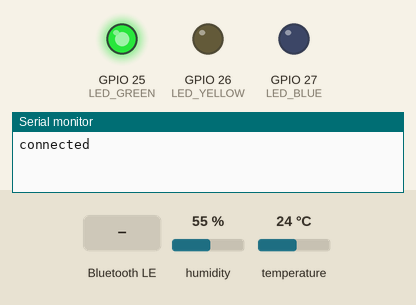
Recording of a sketch running on a simulated ESP32. Shown: output pins drawn as LEDs (lit = HIGH), the last lines printed to the serial monitor. The test bench sets the inputs (shaded band); at power-on: humidity 55 %, temperature 24 °C. WiFi joins after 1.5 s; servers stay silent unless stated; storage starts empty; no MQTT or app messages arrive unless stated; nothing arrives over Bluetooth unless stated; a phone connects over Bluetooth LE 3 s after start.

Above: at 2.7 s.
2.8 s: Bluetooth LE write "req" received
At 3.4 s:
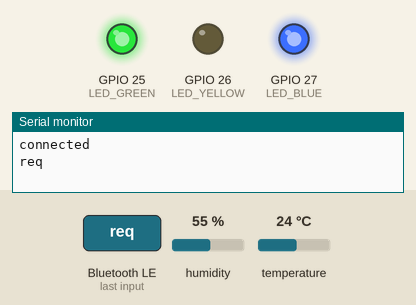
5.8 s: Bluetooth LE write "acc" received
At 6.9 s:
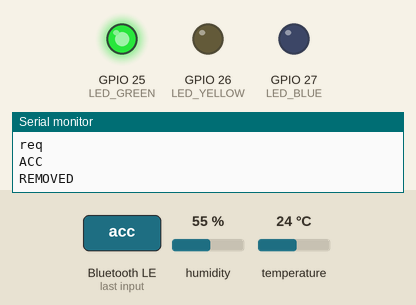
Timing chart, 0 to 8.8 s (numbered marks = the images above; inputs shaded):
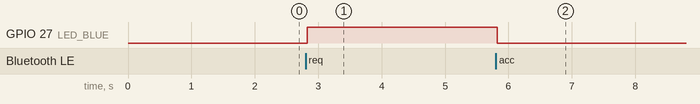

Measured:
- after the input at 2.8 s, GPIO 27 (LED_BLUE): LOW → HIGH at once
- after the input at 5.8 s, GPIO 27 (LED_BLUE): HIGH → LOW at once

The sketch:

esp32_temp_ble_mqtt.ino
```cpp
#include <WiFi.h>
#include <PubSubClient.h>
#include <SPI.h>
#include <SD.h>
#include <BLEDevice.h>
#include <BLEServer.h>
#include "DHT.h"
#define DHTTYPE DHT22
#define DHTPIN 4
#define SD_CS_PIN 5
#define DESCRIPTOR_UUID "00002902-0000-1000-8000-00805f9b34fb"
#define SERVICE_UUID        "00001809-0000-1000-8000-00805F9B34FB"
#define CHARACTERISTIC_UUID "00002A1C-0000-1000-8000-00805F9B34FB"
#define CHARACTERISTIC_UUID_2 "f4eaba63-3a74-4a99-b932-2a4ea823bbe4"
#define PATH "/dataTemp.txt"
#define ATTEMPT_MAX 3
#define LED_GREEN 25
#define LED_YELLOW 26
#define LED_BLUE 27

BLECharacteristic *pCharacteristic;
BLECharacteristic *pCharacteristic2;
int cont;
boolean wrote;
boolean request;
boolean wait;
DHT dht(DHTPIN, DHTTYPE);
//const char* ssid       = "Alice-64857913";
//const char* password   = "0m5nu1bkgzzefazq88oulp4y";
//const char* password   = "26746166";
//const char* ssid       = "TP-LINK_379614";
const char* ssid       = "Honor9";
const char* password   = "ciaociao";
const char* clientId="esp32Mattia";
const char* topic="esp32Mattia/Temperature";
boolean published=true;
float noData;
float yData;
float otherData;
char valueString[20];
char inputChar;
int indexChar;
float valueTemp;
boolean p;
boolean sendOther;
int attemptDone;
File file;
//IPAddress ip(192, 168, 1, 134);
//IPAddress ip(192, 168, 1, 107);
//IPAddress ip(192, 168, 43, 20);
const char* mqttServer="test.mosquitto.org";

WiFiClient wifiClient;
PubSubClient client;
class MyCallbacks2: public BLECharacteristicCallbacks {
    void onWrite(BLECharacteristic *pCharacteristic) {
      std::string value = pCharacteristic->getValue();

      if(value=="req"){
        if (!sendOther){
          request=true;
          Serial.println("req");
          digitalWrite(LED_BLUE, HIGH);
          file=SD.open(PATH);
        }
          if (file){
            while (file.available()){
              if (cont==50){
                sendOther=true;
                cont=0;
                pCharacteristic->setValue(otherData);
                pCharacteristic->notify();
                break;


              }
              else{
                inputChar=file.read();
                if (inputChar!='\n'){
                  valueString[indexChar]=inputChar;
                  indexChar=indexChar+1;
                }
                else{
                  valueString[indexChar]='\0';
                  Serial.print("valueString: ");
                  Serial.println(valueString);
                  valueTemp=atof(valueString);
                  pCharacteristic2->setValue(valueTemp);
                  pCharacteristic2->notify();
                  indexChar=0;
                  cont=cont+1;
                }
              }

            }
            if(!file.available()){
              sendOther=false;
              cont=0;
              pCharacteristic2->setValue(noData);
              pCharacteristic2->notify();
            }


          }
      }
      else if (value=="acc"){
          Serial.println("ACC");
          file.close();
          SD.remove(PATH);
          Serial.println("REMOVED");

          pCharacteristic->setValue(noData);
          pCharacteristic->notify();
          digitalWrite(LED_BLUE, LOW);
          published=true;
          request=false;
          wrote=true;

      }
      else if (value=="ok"){
        /*Serial.println("sendOther");
        if (file){
            while (file.available()){
              if (cont==30){
                pCharacteristic->setValue(otherData);
                pCharacteristic->notify();
                while (!sendOther){
                  delay(10);
                }
                sendOther=false;
                cont=0;
              }
              else{
                inputChar=file.read();
                if (inputChar!='\n'){
                  valueString[indexChar]=inputChar;
                  indexChar=indexChar+1;
                }
                else{
                  valueString[indexChar]='\0';
                  Serial.print("valueString: ");
                  Serial.println(valueString);
                  valueTemp=atof(valueString);
                  pCharacteristic2->setValue(valueTemp);
                  pCharacteristic2->notify();
                  indexChar=0;
                  cont=cont+1;
                }
              }

            }
            pCharacteristic2->setValue(noData);
            pCharacteristic2->notify();

          }
      }*/
      }
      else {
        Serial.println("acc OK");
        wrote=true;
      }

    }
};
boolean publishData(const char* myID, const char *topic, float temp){
  if(WiFi.status()!=WL_CONNECTED){
    return false;
  }
  boolean connectedMqtt=client.connected();
  if (!connectedMqtt){
    Serial.println("nope");
    connectedMqtt=client.connect(myID);
  }
  if (connectedMqtt){
    Serial.println("connesso");
    char t[10];
    sprintf(t,"%f",temp);
    boolean result=client.publish(topic,t);
    Serial.print("pubblicamento di: ");
    Serial.println(t);
    Serial.println(result);
    //client.loop();
    return result;
  }
  else{
    Serial.println("non connesso");
    return false;
  }
}
void setup() {
  // put your setup code here, to run once:
  Serial.begin(115200);
  wrote=false;
  request=false;
  sendOther=false;
  noData=0.02;
  yData=0.01;
  otherData=0.03;
  cont=0;
  wait=false;
  pinMode(LED_GREEN, OUTPUT);
  pinMode(LED_YELLOW, OUTPUT);
  pinMode(LED_BLUE, OUTPUT);
  attemptDone=0;
  WiFi.begin(ssid, password);
  while (WiFi.status() != WL_CONNECTED && attemptDone<ATTEMPT_MAX) {
      delay(500);
      attemptDone=attemptDone+1;
  }
  attemptDone=0;
  if (WiFi.status()!=WL_CONNECTED){
    digitalWrite(LED_YELLOW, HIGH);
  }
  else{
    digitalWrite(LED_GREEN, HIGH);
  }
  Serial.println("connected");
  client.setServer(mqttServer, 1883);
  client.setClient(wifiClient);
  if (!SD.begin(SD_CS_PIN)){
    return;
  }
  if (SD.exists("/dataTemp.txt")){
    Serial.print("REMOVED setup ");
    Serial.println(SD.remove(PATH));
  }
  BLEDevice::init("esp32temp");
  BLEServer *pServer = BLEDevice::createServer();
  BLEService *pService = pServer->createService(SERVICE_UUID);
  pCharacteristic= pService->createCharacteristic(
                                         CHARACTERISTIC_UUID,
                                         BLECharacteristic::PROPERTY_READ|
                                         BLECharacteristic::PROPERTY_NOTIFY
                                       );

  pCharacteristic2= pService->createCharacteristic(
                                         CHARACTERISTIC_UUID_2,
                                         BLECharacteristic::PROPERTY_READ|
                                         BLECharacteristic::PROPERTY_WRITE|
                                         BLECharacteristic::PROPERTY_NOTIFY
                                       );
  pCharacteristic2->setCallbacks(new MyCallbacks2());
  pCharacteristic2->setValue(noData);
  pService->start();
  //pCharacteristic->addDescriptor(DESCRIPTOR_UUID,BLERead);
  // BLEAdvertising *pAdvertising = pServer->getAdvertising();  // this still is working for backward compatibility
  BLEAdvertising *pAdvertising = BLEDevice::getAdvertising();
  pAdvertising->addServiceUUID(SERVICE_UUID);
  pAdvertising->setScanResponse(true);
  pAdvertising->setMinPreferred(0x06);  // functions that help with iPhone connections issue
  pAdvertising->setMinPreferred(0x12);
  BLEDevice::startAdvertising();

  dht.begin();

}

void loop() {
  // put your main code here, to run repeatedly:
  delay(2000);
  float t=dht.readTemperature();
  if (!isnan(t)){
    if (!request){
    Serial.print("STATO WIFI: ");
    Serial.println(WiFi.status()==WL_CONNECTED);
    if (WiFi.status()!=WL_CONNECTED){
      digitalWrite(LED_GREEN, LOW);
      digitalWrite(LED_YELLOW, HIGH);
      WiFi.begin(ssid, password);
      client.setServer(mqttServer, 1883);
      client.setClient(wifiClient);
    }
    if (WiFi.status()==WL_CONNECTED){
      digitalWrite(LED_YELLOW, LOW);
      digitalWrite(LED_GREEN, HIGH);
    }
    if((WiFi.status()==WL_CONNECTED) && !published){
      Serial.println("reconnected");
      file=SD.open(PATH,FILE_READ);
      if (file){
        Serial.println("file esistente");
        while (file.available()){
          inputChar=file.read();
          if (inputChar!='\n'){
            valueString[indexChar]=inputChar;
            indexChar=indexChar+1;
          }
          else{
            valueString[indexChar]='\0';
            valueTemp=atof(valueString);
            Serial.print("REpublishing: ");
            Serial.println(valueString);
            p=publishData(clientId,topic,valueTemp);
            while (!p && attemptDone<ATTEMPT_MAX){
              p=publishData(clientId,topic,valueTemp);
              attemptDone=attemptDone+1;
            }

           indexChar=0;
           attemptDone=0;
          }
        }
        file.close();
        SD.remove(PATH);
        published=true;
      }
    }

    if(published){
      published=publishData(clientId,topic,t);
    }
    if (!published){
      if (!SD.exists(PATH)){
        file=SD.open(PATH,FILE_WRITE);
      }
      //salva su sd perchè gli ultimi dati non sono stati pubblicati
      else{
         file=SD.open(PATH,FILE_APPEND);

      }
      boolean a=file.println(t);
      Serial.print("SCRITTO: ");
      Serial.println(a);
      Serial.print("SD: ");
      Serial.println(t);
      file.close();
      pCharacteristic2->setValue(yData);
      pCharacteristic2->notify();

    }
    else{
      Serial.print("Published, temp= ");
      Serial.println(t);
      pCharacteristic2->setValue(noData);
      pCharacteristic2->notify();
    }
    pCharacteristic->setValue(t);
    pCharacteristic->notify();
    }
  }

}
```
